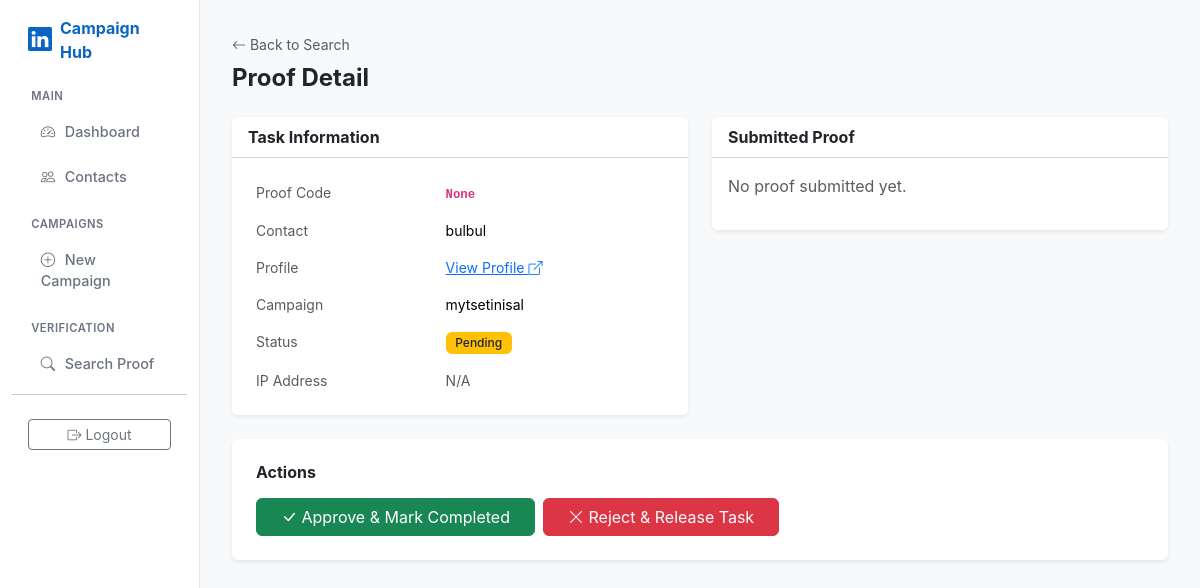
/proof/29/detail/ (signed in), run on an earlier commit of the app's database.
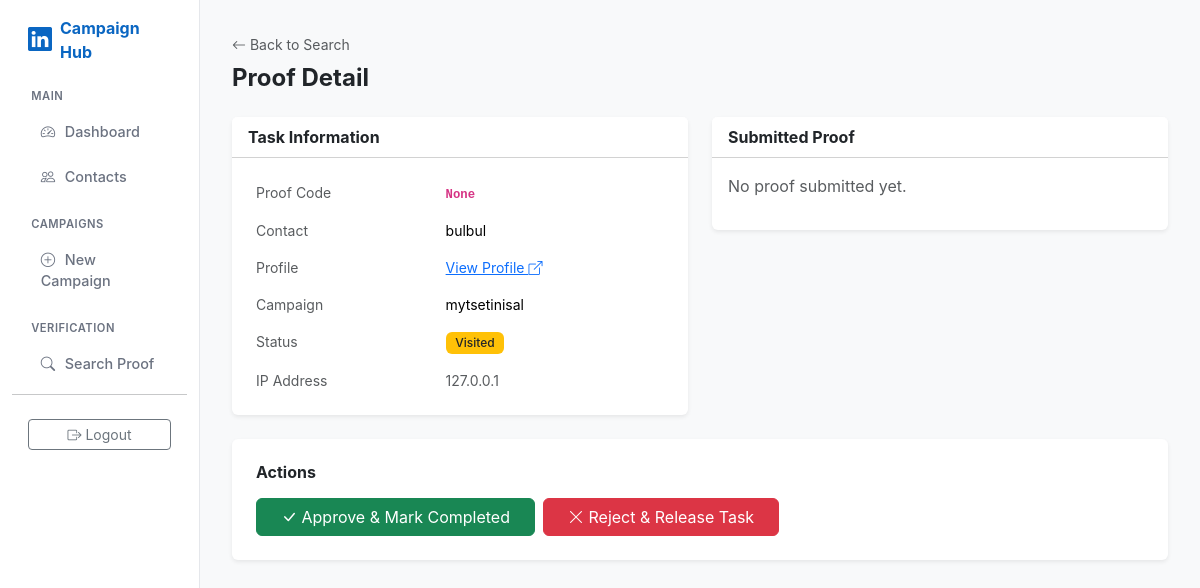
And on a later commit of the database.
### campaigns/models.py (models this page shows, shortened)
class Task(models.Model):
    STATUS_CHOICES = [
        ('pending', 'Pending'),
        ('visited', 'Visited'),
        ('pending_review', 'Pending Review'),
        ('completed', 'Completed'),
        ('rejected', 'Rejected'),
    ]
    contact = models.ForeignKey(Contact, on_delete=models.CASCADE, related_name='tasks')
    campaign = models.ForeignKey(Campaign, on_delete=models.CASCADE, related_name='tasks')
    unique_id = models.UUIDField(default=uuid.uuid4, unique=True, editable=False)
    ip_address = models.GenericIPAddressField(blank=True, null=True)
    locked_at = models.DateTimeField(blank=True, null=True)
    status = models.CharField(max_length=20, choices=STATUS_CHOICES, default='pending')
    proof_code = models.CharField(max_length=9, unique=True, blank=True, null=True)
    created_at = models.DateTimeField(auto_now_add=True)
    class Meta:
        ordering = ['-created_at']

class Contact(models.Model):
    STATUS_CHOICES = [
        ('pending', 'Pending'),
        ('active', 'Active'),
        ('completed', 'Completed'),
        ('rejected', 'Rejected'),
    ]
    contact_upload = models.ForeignKey(
        ContactUpload, on_delete=models.CASCADE, related_name='contacts'
    )
    first_name = models.CharField(max_length=255, blank=True, default='')
    last_name = models.CharField(max_length=255, blank=True, default='')
    full_name = models.CharField(max_length=255, blank=True, default='')
    email = models.EmailField(blank=True, default='')
    domain = models.CharField(max_length=255, blank=True, default='')
    profile_url = models.URLField(max_length=500)
    company = models.CharField(max_length=255, blank=True, default='')
    phone = models.CharField(max_length=50, blank=True, default='')
    status = models.CharField(max_length=20, choices=STATUS_CHOICES, default='pending')
    created_at = models.DateTimeField(auto_now_add=True)
    class Meta:
        ordering = ['-created_at']

class Campaign(models.Model):
    STATUS_CHOICES = [
        ('draft', 'Draft'),
        ('active', 'Active'),
        ('completed', 'Completed'),
        ('disabled', 'Disabled'),
    ]
    PROOF_CHOICES = [
        ('image', 'Image Screenshot'),
        ('text', 'Text Proof'),
        ('both', 'Image + Text'),
    ]
    name = models.CharField(max_length=255)
    status = models.CharField(max_length=20, choices=STATUS_CHOICES, default='draft')
    custom_instruction = models.TextField(
        blank=True,
        help_text="Instructions shown to visitors on the task page"
    )
    message_template = models.TextField(
        blank=True,
        help_text="Use variables like {first_name}, {last_name}, {full_name}, {email}, {domain}, {company}, {phone}, {profile}"
    )
    proof_type = models.CharField(max_length=20, choices=PROOF_CHOICES, default='image')
    contact_upload = models.ForeignKey(
        ContactUpload, on_delete=models.SET_NULL, null=True, blank=True,
        related_name='campaigns',
        help_text="Select the uploaded contacts to use for this campaign"
    )
    created_at = models.DateTimeField(auto_now_add=True)
    updated_at = models.DateTimeField(auto_now=True)
    class Meta:
        ordering = ['-created_at']

### campaigns/views.py (the view, shortened to what this page needs)
# urls.py: path('proof/<int:task_id>/detail/', views.proof_detail, name='proof_detail'),
@login_required
def proof_detail(request, task_id):
    task = get_object_or_404(Task, id=task_id)
    proofs = task.proofs.all()
    context = {
        'task': task,
        'proofs': proofs,
    }
    return render(request, 'campaigns/proof_detail.html', context)

### campaigns/templates/campaigns/proof_detail.html (shortened to what the changed rows need)
{% extends 'campaigns/base.html' %}
{% block content %}
<div class="row g-4">
    <div class="col-md-6">
        <div class="card shadow-sm border-0">
            <div class="card-body">
                <table class="table table-borderless small mb-0">
                    <tr>
                        <td class="fw-bold"><code>{{ task.proof_code }}</code></td>
                    </tr>
                    <tr>
                        <td class="text-muted">Contact</td>
                        <td>{{ task.contact.full_name|default:"N/A" }}</td>
                    </tr>
                    <tr>
                        <td class="text-muted">Campaign</td>
                        <td>{{ task.campaign.name }}</td>
                    </tr>
                    <tr>
                        <td>
                            <span class="badge {% if task.status == 'completed' %}bg-success{% elif task.status == 'rejected' %}bg-danger{% else %}bg-warning text-dark{% endif %} badge-status">
                                {{ task.status|title }}
                            </span>
                        </td>
                    </tr>
                    <tr>
                        <td class="text-muted">IP Address</td>
                        <td class="text-muted">{{ task.ip_address|default:"N/A" }}</td>
                    </tr>
                </table>
            </div>
        </div>
    </div>
</div>
{% endblock %}

What changed in the data, as far as the page shows it:
changed Task "None": status "Pending" → "Visited"; ip_address "N/A" → "127.0.0.1"
